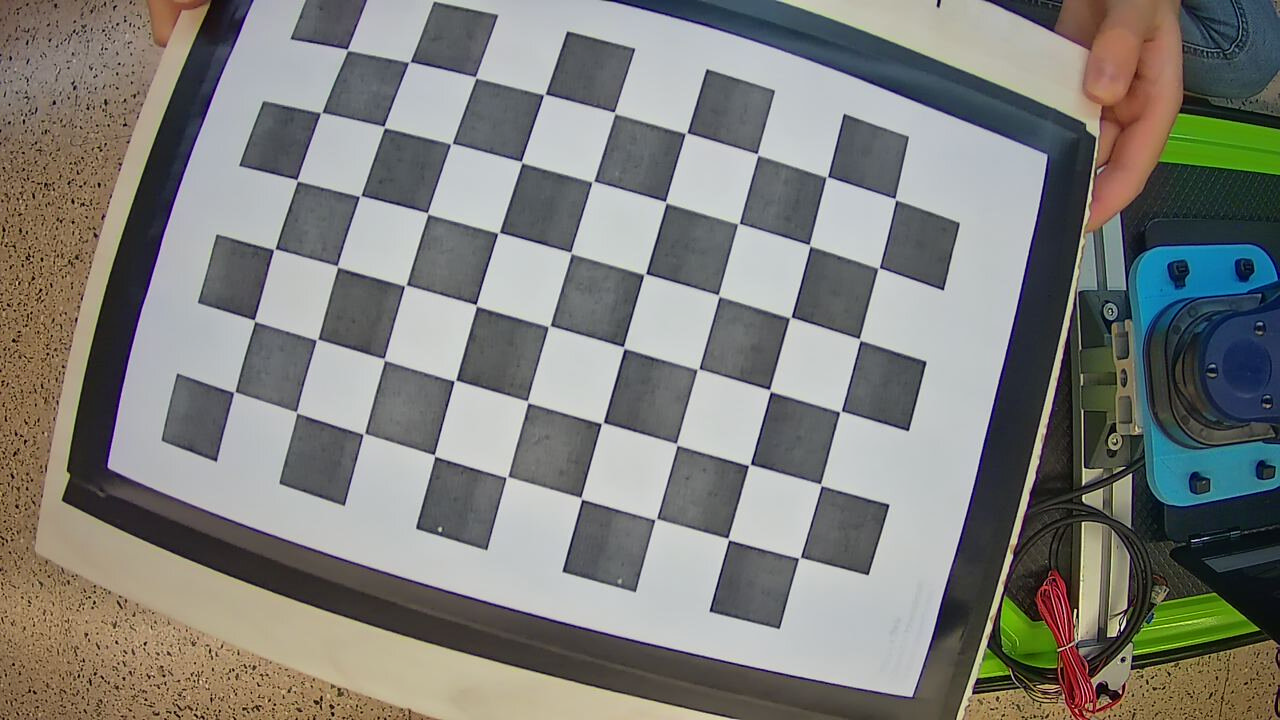
#> input picture src/qr_robot_localization/calibration/images/1.jpg, 1280 x 720 px; its folder holds only this picture in this run
$ python calibration.py
#> lines starting #> are read from the running program, lines starting #| are printed output that depends on the picture; long printed decimals are rounded
""" CALIBRACION DE UNA WEBCAM

Carmen Ballester Bernabeu

Grupo Aurova
Universidad de Alicante

"""

import cv2
import numpy as np
import glob
import yaml

square_size = 23
pattern_size = (9,6)

def loadImages():
	"""Load calibration images.

	Return value
	------------
	images :
		vector that contains the calibration images.

	"""

	# Define path and filenames
	folder = "/home/carmenballester/Escritorio/QR/calibration/images/*.jpg"
	filenames = glob.glob(folder)

	images = []

	# Read the images and add them to the vector
	for filename in filenames:
		image = cv2.imread(filename)
		#image_grey = cv2.cvtColor(image,cv2.COLOR_BGR2GRAY)
		images.append(image)

	return images

def corners(images):
	""" Get the coordinates of board's corners in every image.

	Parameters
	----------
	images :
		vector that contains the calibration images.

	Return value
	------------
	corners :
		vector that contains for each image the coordinates of detected board's corners.

	"""

	# Define the flags and parameters
	corners = []
	cb_flags = cv2.CALIB_CB_ADAPTIVE_THRESH + cv2.CALIB_CB_FAST_CHECK + cv2.CALIB_CB_NORMALIZE_IMAGE
	tc_flags = (cv2.TERM_CRITERIA_EPS + cv2.TERM_CRITERIA_COUNT, 30, 0.6)

	# Search the pattern in every image of the dataset
	for image in images:
		corners_image = cv2.findChessboardCorners(image, pattern_size,cb_flags)
		# If the pattern has beem found, refine the result
		if corners_image[0] == True:
			image_grey = cv2.cvtColor(image,cv2.COLOR_BGR2GRAY)
			cv2.cornerSubPix(image_grey,corners_image[1],(10,10),(-1,-1),tc_flags)
			# Add the corners to the vector
			corners.append(corners_image[1])

		# Draw the results
		cv2.drawChessboardCorners(image,pattern_size,corners_image[1], corners_image[0])
		cv2.imshow('img',image)
		cv2.waitKey()

	return corners

def points(images):
	"""Define the 3D coordinates of each point in the board for every image.

	Parameters
	----------
	images :
		vector that contains the calibration images.

	Return value
	------------
		points : vector that contains for each image the 3D coordinates for each board's point.

	"""

	# Define parameters
	points = []

	# Define the vector that contains the 3D coordinates of each point for one image.
	points_image = np.zeros((pattern_size[0]*pattern_size[1],3), np.float32)
	points_image[:,:2] = np.mgrid[0:pattern_size[0]*square_size:square_size,0:pattern_size[1]*square_size:square_size].T.reshape(-1,2)

	# Add the vetor of points to the vector of each image
	for i in range(len(images)):
		points.append(points_image)

	return points

def save(mat,coeff_dist):
	"""Save the calibration parameters.

	Parameters
	----------
	mat:
		matrix that contais the intrinsic parameters of the camera.
	coeff_dist:
		vector that contains the distorsion coefficients of the camera.
	"""

	f = open("calibration.txt", "w")
	f.write("Matrix: ")
	f.write("[{:.4f} {:.4f} {:.4f}]\n".format(mat[0][0],mat[0][1],mat[0][2]))
	f.write("\t[{:.4f} {:.4f} {:.4f}]\n".format(mat[1][0],mat[1][1],mat[1][2]))
	f.write("\t[{:.4f} {:.4f} {:.4f}]\n".format(mat[2][0],mat[2][1],mat[2][2]))

	f.write("Dist. Coeffs: ")
	f.write("[{:.8f} {:.8f} {:.8f} {:.8f} {:.8f}]\n".format(coeff_dist[0][0],coeff_dist[0][1],coeff_dist[0][2],coeff_dist[0][3],coeff_dist[0][4]))

	f.close()

def main():
	""" Main proccess for calibrating the webcam using the Chess Board calibration method.

	"""

	# Load images
	images = loadImages()
#> in loadImages, image is the input picture: shape (720, 1280, 3); mean B, G, R 123.1, 127.5, 127.6
#> images = 1 item
	# Get 2D point's coordinates for each image
	image_points = np.array(corners(images))
#> the loop in corners, `for image in images:` made 1 pass
#> pass 1, in corners, `image_grey = cv2.cvtColor(image,cv2.COLOR_BGR2GRAY)`:
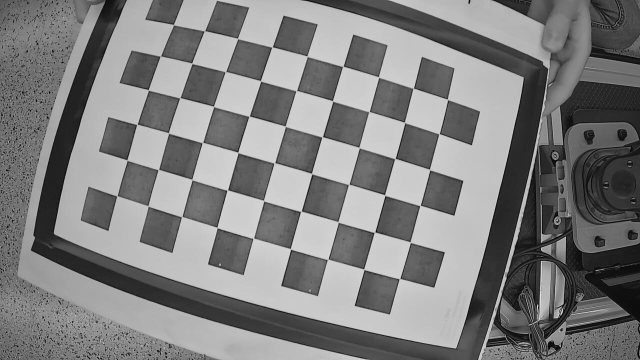
#> image_grey: shape (720, 1280) (shown at 1/2 size); min 0, max 247, mean 127.1
#> pass 1, in corners, `cv2.imshow('img',image)`:
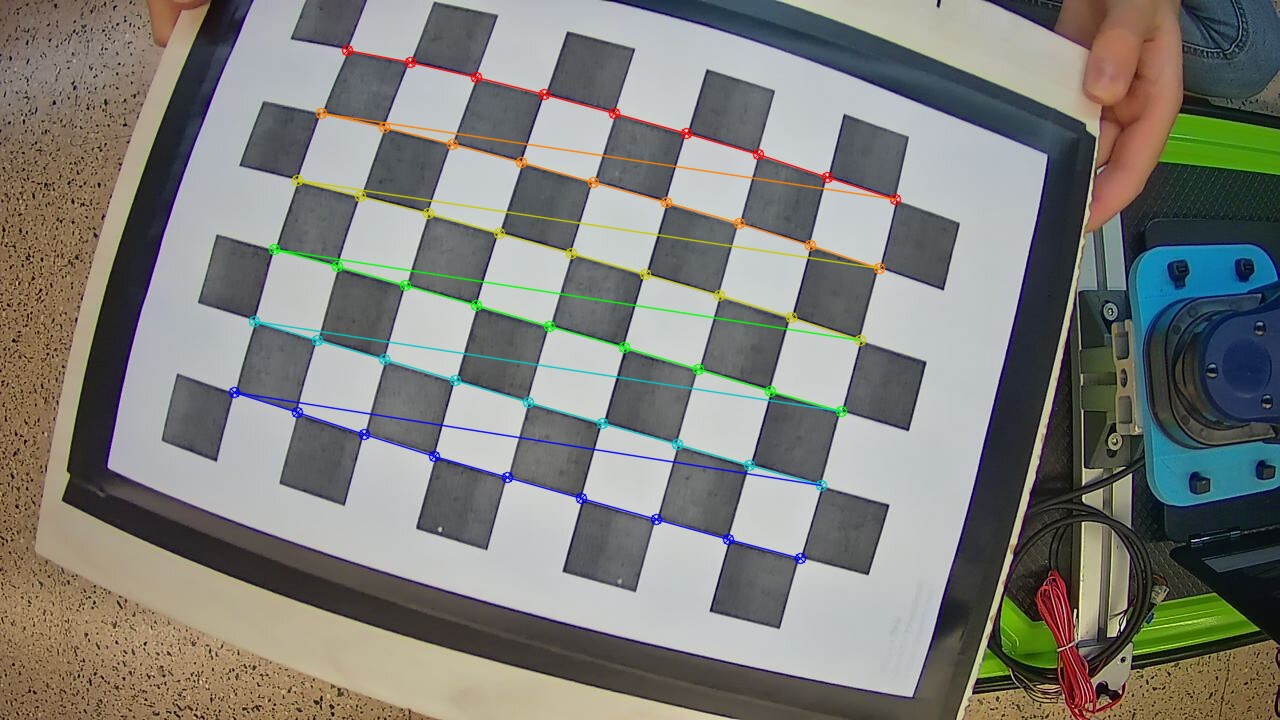
#> window 'img': shape (720, 1280, 3); mean B, G, R 122, 127.3, 127
	# Get 3D point's coordinates for each image (they are all the same because the board is the same, but we need that both 2D and 3D vectors have the same lenght)
	real_points = np.array(points(images))
#> the loop in points, `for i in range(len(images)):` made 1 pass
#> real_points = 54 rows, first 8: [0, 0, 0], [23, 0, 0], [46, 0, 0], [69, 0, 0], [92, 0, 0], [115, 0, 0], [138, 0, 0], [161, 0, 0]

	# Define parameters
	image_size = images[0].shape[:2]
	cam_mat = []
	dist_coeffs = []

	# If the detection has been successfull calibrate the camera
	if(len(image_points) == len(real_points)):
		ret, mtx, dist, rvecs, tvecs = cv2.calibrateCamera(real_points,image_points,image_size,None,None)
#> ret = 0.485; mtx = [[2651, 0, 524.9], [0, 2638, 434.1], [0, 0, 1]]; dist = [[-3.55, 39.64, -0.0333, 0.148, -534.1]]; rvecs = ([-0.045, -0.205, 0.276],); tvecs = ([-61.26, -123.3, 762.7],)

	# Calculate the mean reprojection error of the calibration
	mean_error = 0
	for i in xrange(len(real_points)):
	    image_points_rp, _= cv2.projectPoints(real_points[i], rvecs[i], tvecs[i], mtx, dist)
	    error = cv2.norm(image_points[i], image_points_rp, cv2.NORM_L2)/len(image_points_rp)
	    mean_error += error
#> this loop made 1 pass
#> (error, mean_error) on pass 1: (0.066, 0.066)
#> after the loop, mean_error = 0.066
	print("Reprojection error: {}".format(mean_error/len(real_points)))
#| Reprojection error: 0.06604

	save(mtx,dist)

if __name__ == "__main__":
	main()

$ run again, on src/qr_robot_localization/calibration/images/13.jpg
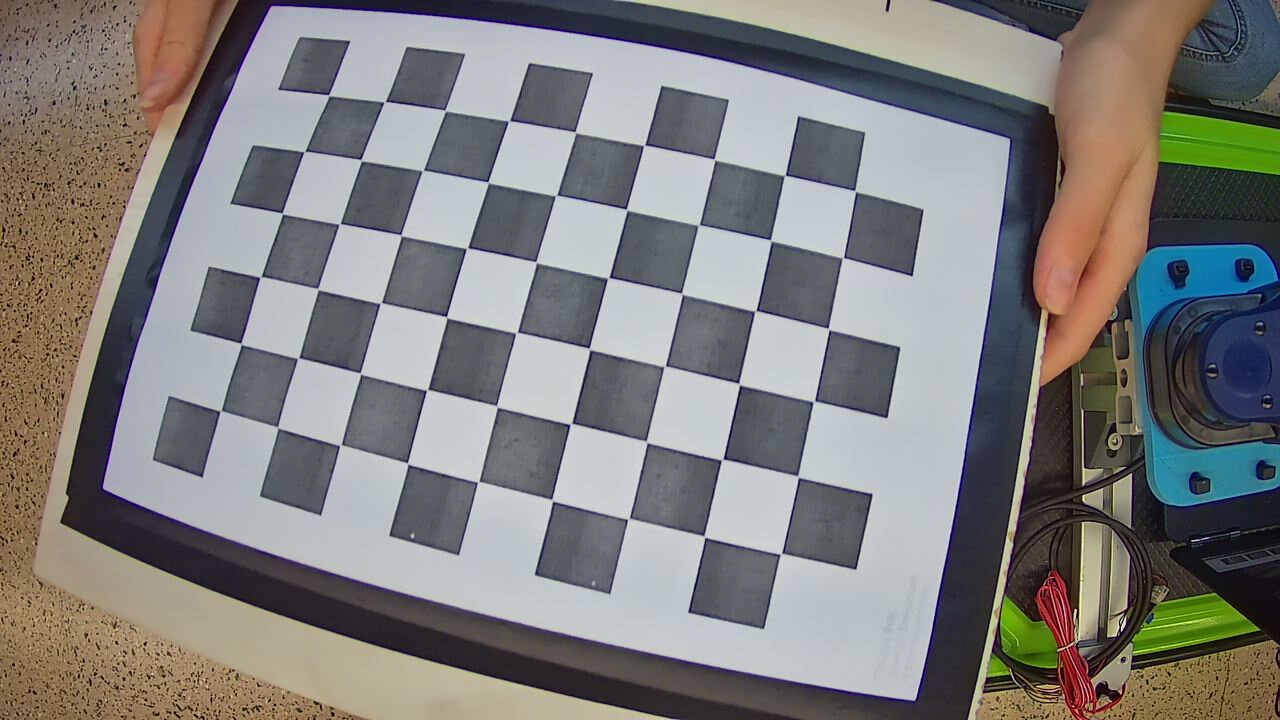
#> input picture src/qr_robot_localization/calibration/images/13.jpg, 1280 x 720 px
#> in loadImages, image is the input picture: shape (720, 1280, 3); mean B, G, R 123.9, 125.6, 126.7
#> images = 1 item
#> the loop in corners, `for image in images:` made 1 pass
#> pass 1, in corners, `image_grey = cv2.cvtColor(image,cv2.COLOR_BGR2GRAY)`:
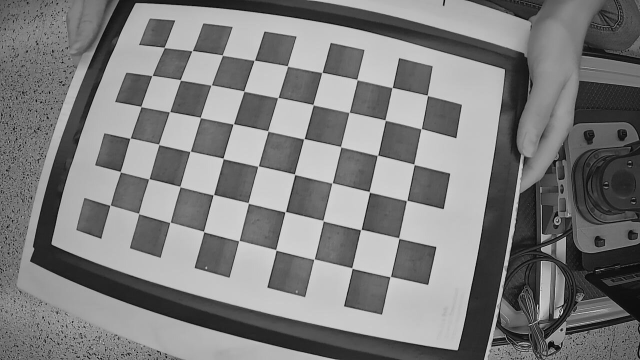
#> image_grey: shape (720, 1280) (shown at 1/2 size); min 0, max 248, mean 125.8
#> pass 1, in corners, `cv2.imshow('img',image)`:
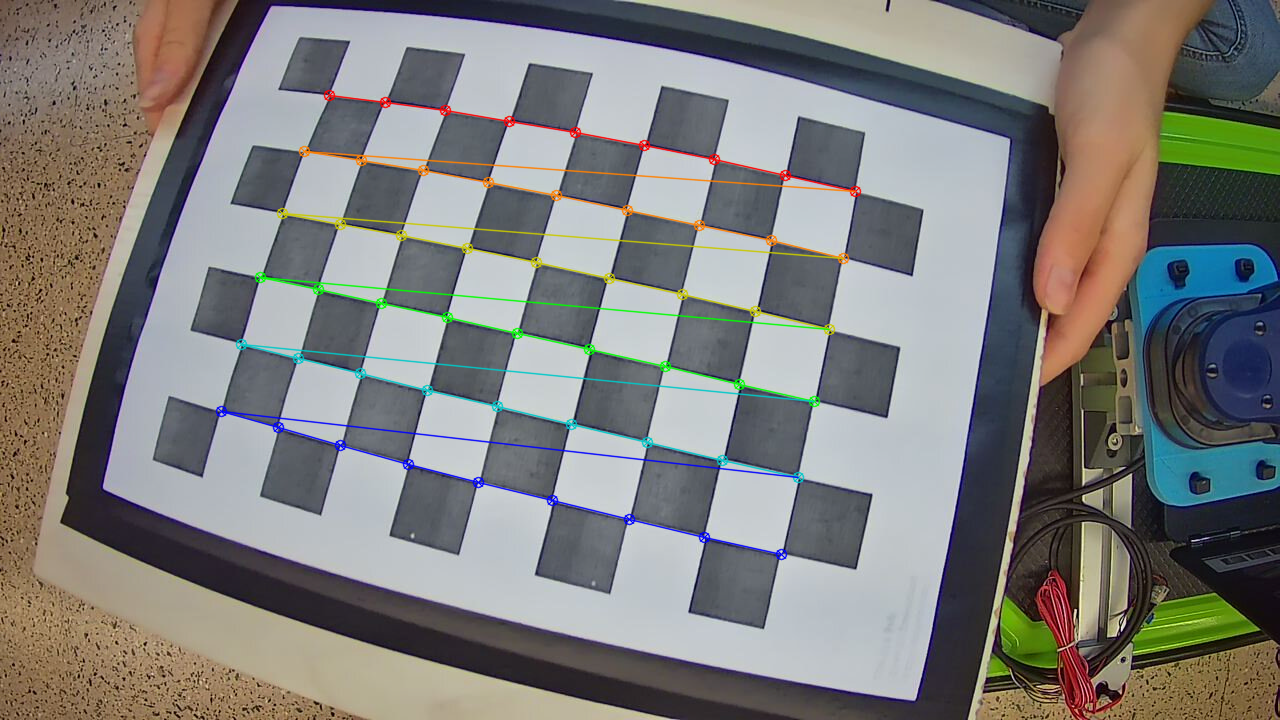
#> window 'img': shape (720, 1280, 3); mean B, G, R 122.9, 125.4, 126.2
#> the loop in points, `for i in range(len(images)):` made 1 pass
#> real_points = 54 rows, first 8: [0, 0, 0], [23, 0, 0], [46, 0, 0], [69, 0, 0], [92, 0, 0], [115, 0, 0], [138, 0, 0], [161, 0, 0]
#> ret = 0.664; mtx = [[941.8, 0, 486.6], [0, 989.9, 532.4], [0, 0, 1]]; dist = [[-0.355, -0.229, -0.0491, 0.0676, 0.582]]; rvecs = ([-0.188, 0.0358, 0.249],); tvecs = ([-63.25, -146.5, 314.4],)
#> the loop in main, `for i in xrange(len(real_points)):` made 1 pass
#> (error, mean_error) on pass 1: (0.0904, 0.0904)
#> after the loop in main, `for i in xrange(len(real_points)):`: mean_error = 0.0904
#| Reprojection error: 0.09036

$ run again, on src/qr_robot_localization/calibration/images/14.jpg
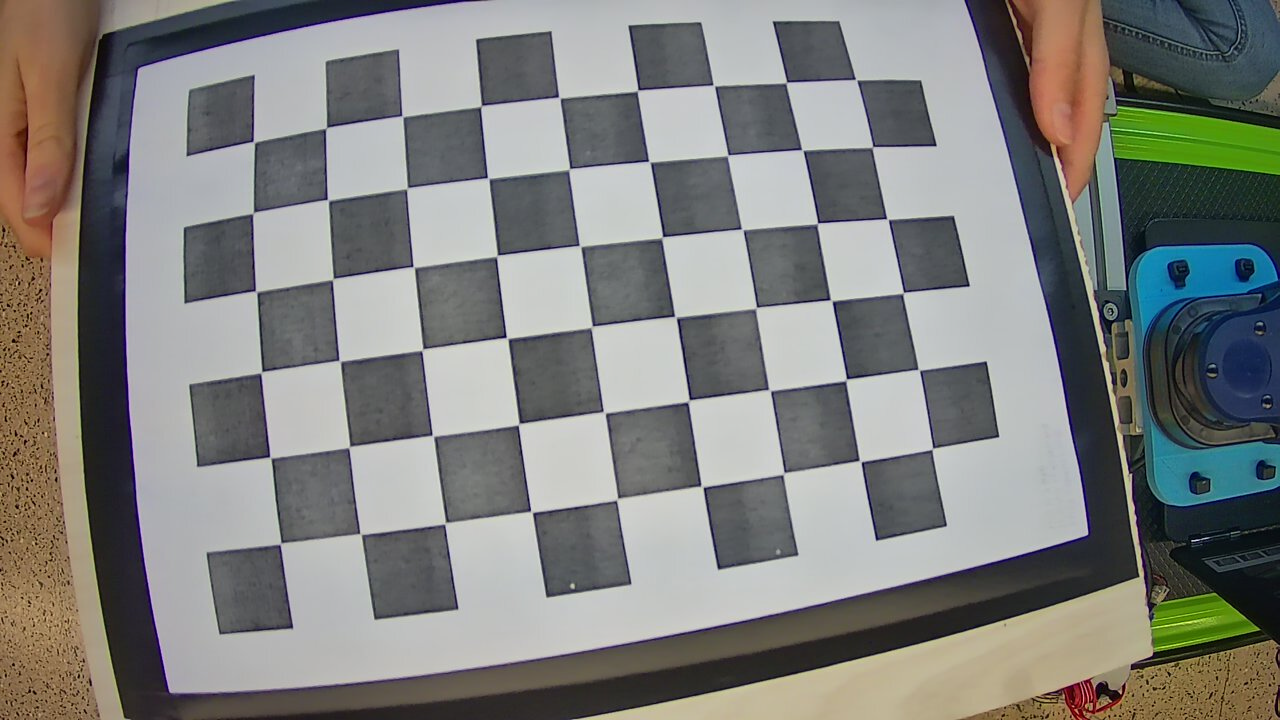
#> input picture src/qr_robot_localization/calibration/images/14.jpg, 1280 x 720 px
#> in loadImages, image is the input picture: shape (720, 1280, 3); mean B, G, R 125.1, 128.2, 127.5
#> images = 1 item
#> the loop in corners, `for image in images:` made 1 pass
#> pass 1, in corners, `image_grey = cv2.cvtColor(image,cv2.COLOR_BGR2GRAY)`:
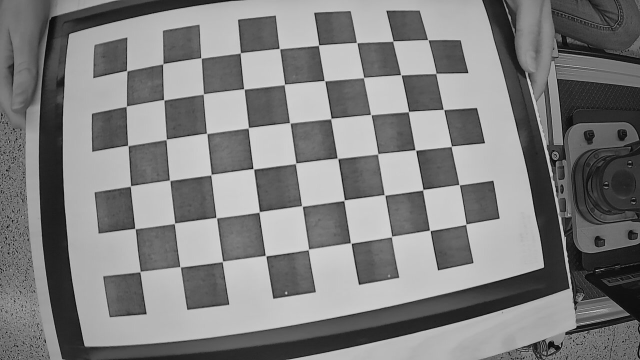
#> image_grey: shape (720, 1280) (shown at 1/2 size); min 0, max 235, mean 127.6
#> pass 1, in corners, `cv2.imshow('img',image)`:
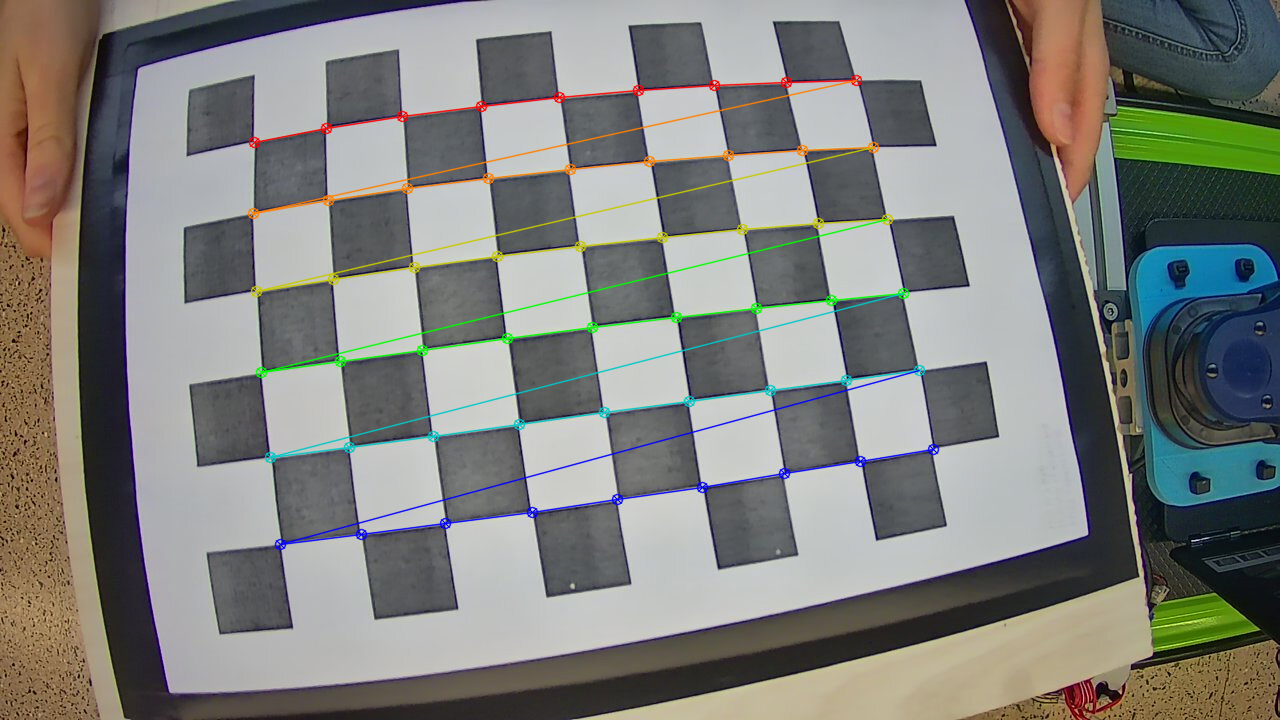
#> window 'img': shape (720, 1280, 3); mean B, G, R 124.1, 127.9, 126.9
#> the loop in points, `for i in range(len(images)):` made 1 pass
#> real_points = 54 rows, first 8: [0, 0, 0], [23, 0, 0], [46, 0, 0], [69, 0, 0], [92, 0, 0], [115, 0, 0], [138, 0, 0], [161, 0, 0]
#> ret = 0.837; mtx = [[1413.4, 0, 420.7], [0, 1398.9, 655.8], [0, 0, 1]]; dist = [[-0.522, -3.36, -0.159, 0.135, 7.45]]; rvecs = ([-0.183, -0.223, -0.144],); tvecs = ([-57.01, -141, 389.5],)
#> the loop in main, `for i in xrange(len(real_points)):` made 1 pass
#> (error, mean_error) on pass 1: (0.114, 0.114)
#> after the loop in main, `for i in xrange(len(real_points)):`: mean_error = 0.114
#| Reprojection error: 0.1139
